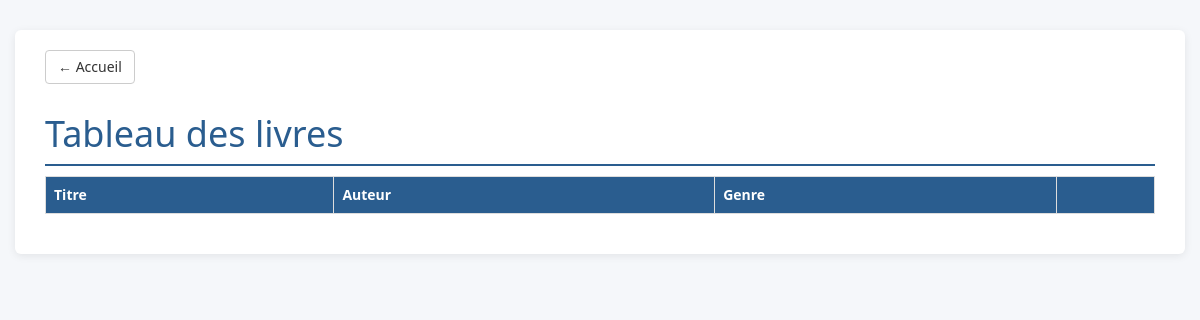
Page /presentation/tableauLivres.php on the earlier database version.
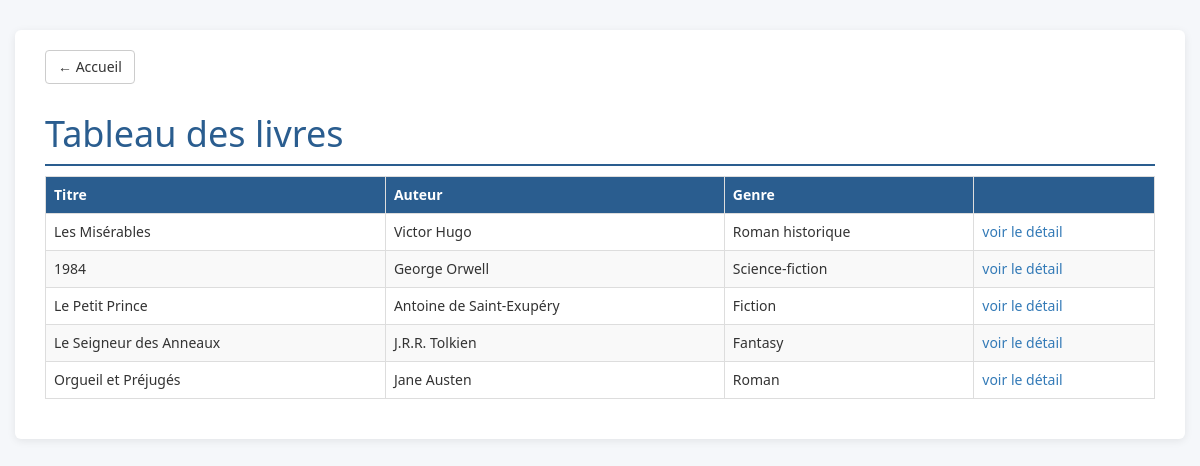
Same page on the later database version.
### tables this page shows
CREATE TABLE Livres (
    id INT AUTO_INCREMENT PRIMARY KEY,
    titre VARCHAR(100) NOT NULL,
    auteur VARCHAR(50) NOT NULL,
    genre VARCHAR(50) NOT NULL
);

### persistance/DialogueBD.php (called while the page is built, shortened)
<?php
class DialogueBD
{
    private function getTout($sql, $params = array())
    {
        try {
            $conn = Connexion::getConnexion();
            $sth = $conn->prepare($sql);
            $sth->execute($params);
            return $sth->fetchAll(PDO::FETCH_ASSOC);
        } catch (PDOException $e) {
            $erreur = $e->getMessage();
            return array();
        }
    }
    public function getTousLesLivres()
    {
        return $this->getTout("SELECT * FROM livres ORDER BY id");
    }
}

### presentation/tableauLivres.php (the view, shortened to what this page needs)
<?php
require_once '../persistance/DialogueBD.php';
try {
    $undlg = new DialogueBD();
    $livres = $undlg->getTousLesLivres();
} catch (Exception $e) {
    $erreur = $e->getMessage();
}
?>
<!DOCTYPE html>
<html>
<head>
    <link href="../bootstrap/css/bootstrap.min.css" rel="stylesheet" media="screen">
    <link rel="stylesheet" href="../design.css"/>
</head>
<body>
<div class="container">
<a href="../index.php" class="btn btn-default retour">&larr; Accueil</a>
<h1>Tableau des livres</h1>
<div class="table-responsive">
<table class="table table-bordered table-striped table-hover">
    <tr><th>Titre</th><th>Auteur</th><th>Genre</th><th></th></tr>
    <?php
    foreach ($livres as $ligne) {
        $id = $ligne['id'];
        $titre = htmlspecialchars($ligne['titre']);
        $auteur = htmlspecialchars($ligne['auteur']);
        $genre = htmlspecialchars($ligne['genre']);
        echo "<tr><td>$titre</td><td>$auteur</td><td>$genre</td>";
        echo "<td><a href='detailLivre.php?id=$id'>voir le détail</a></td></tr>";
    }
    ?>
</table>
</div>
</div>
</body>
</html>

### design.css (style rules this page uses)
body { font-family: "Lucida Sans", "Segoe UI", sans-serif; background-color: #f5f7fa; color: #333; }
.container { background-color: #fff; margin-top: 30px; margin-bottom: 30px; padding: 20px 30px; border-radius: 6px; box-shadow: 0 2px 8px rgba(0, 0, 0, 0.08); }
h1 { color: #2a5d8f; border-bottom: 2px solid #2a5d8f; padding-bottom: 10px; }
th { background-color: #2a5d8f; color: #fff; }
.retour { margin-bottom: 10px; }

Differences in the rows shown:
added livres: titre "Les Misérables", auteur "Victor Hugo", genre "Roman historique"
added livres: titre "1984", auteur "George Orwell", genre "Science-fiction"
added livres: titre "Le Petit Prince", auteur "Antoine de Saint-Exupéry", genre "Fiction"
added livres: titre "Le Seigneur des Anneaux", auteur "J.R.R. Tolkien", genre "Fantasy"
added livres: titre "Orgueil et Préjugés", auteur "Jane Austen", genre "Roman"
